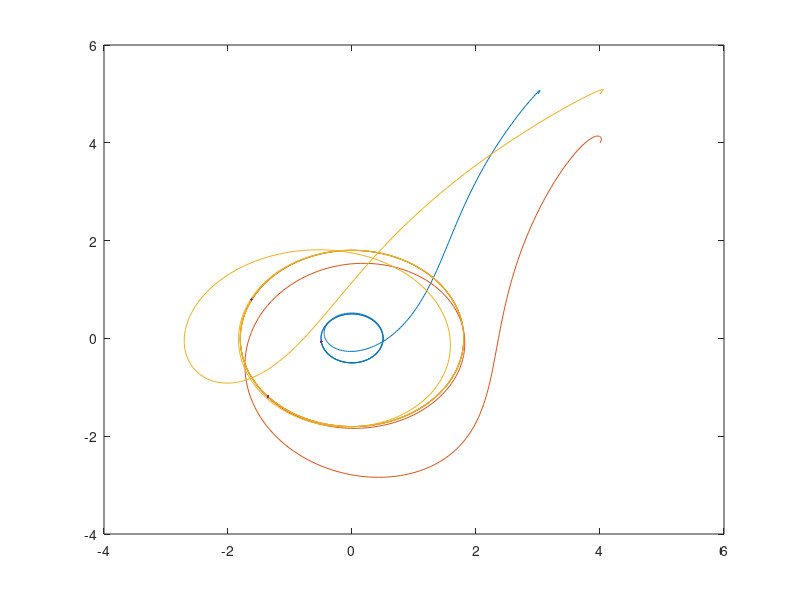
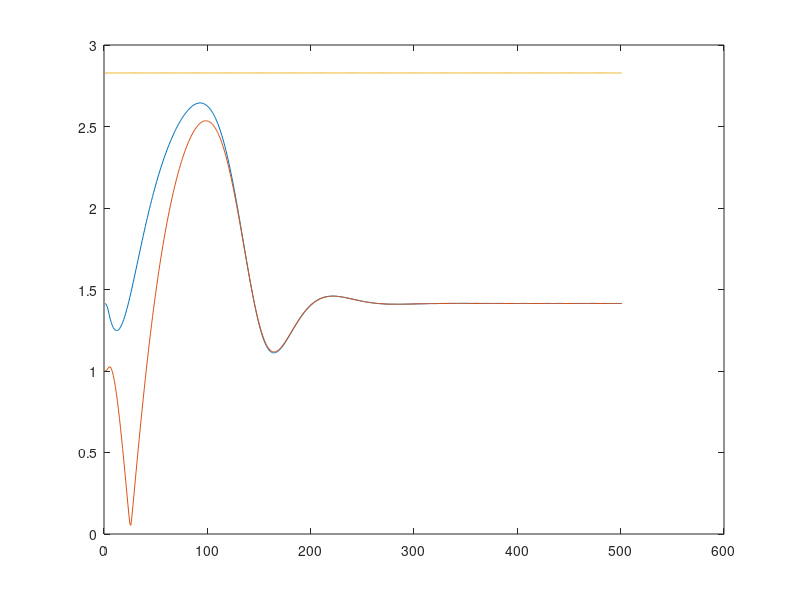

These charts were generated, in order, by the following MATLAB code:
function test_formation1()
close all

start1 = [ 3 ; 5 ; pi/3 ; 1 ];
start2 = [ 4 ; 4 ; pi/3 ; 1 ];
start3 = [ 4 ; 5 ; pi/3 ; 1 ];
%  start2 = [ rand()*20-10 ; rand()*20-10 ; rand(1)*2*pi ; rand() ];
%  start3 = [ rand()*20-10 ; rand()*20-10 ; rand(1)*2*pi ; rand() ];


[t,q] = ode45( @dyn, 0:0.05:25, [ start1 ; start2 ; start3 ] )
plot( q(:,[1 1+4 1+8]), q(:,[2 2+4 2+8]),'-' );


hold on
unicycles = plot( q(1,[1 1+4 1+8]), q(1,[2 2+4 2+8]),'.')

for i=1:length(t)
    set( unicycles, 'XData', q(i,[1 1+4 1+8]), 'YData', q(i,[2 2+4 2+8]) );
    pause(0.01);
end

figure(2)
hall = [];
for i=1:length(t)
	  [dq h] = dyn(t(i),q(i,:));
	  hall = [hall  h];
		dist1(i,1) = norm(q(i,5:6)-q(i,1:2));
		dist1(i,2) = norm(q(i,9:10)-q(i,1:2));
		dist1(i,3) = norm([2;2]); % reference level
end
plot(dist1)


function [dq h] = dyn(t,q)

% q - x1 y1 theta1 v1     x2 y2 theta2 v2 ...
%  u = [ a1 w1  a2 w2  a3 w3 ]

q1 = q(1:4);
q2 = q(5:8);
q3 = q(9:12);

xy = [ q1(1) ; q1(2) ; q2(1) ; q2(2) ; q3(1) ; q3(2) ];
dxy = [ q1(4)*cos(q1(3)) ; q1(4)*sin(q1(3)) ; q2(4)*cos(q2(3)) ; q2(4)*sin(q2(3)) ; q3(4)*cos(q3(3)) ; q3(4)*sin(q3(3)) ];

L = [ 1 0 0 0 0 0 ; 0 1 0 0 0 0 ; -1 0 1 0 0 0 ; 0 -1 0 1 0 0 ; -1 0 0 0 1 0 ; 0 -1 0 0 0 1 ];
invL = [ 1 0 0 0 0 0 ;      0     1     0     0     0     0 ;      1     0     1     0     0     0 ;      0     1     0     1     0     0;      1     0     0     0     1     0;      0     1     0     0     0     1 ];

A = [cos(q1(3)), -q1(4)*sin(q1(3)), 0, 0, 0, 0 ;...
     sin(q1(3)),  q1(4)*cos(q1(3)), 0, 0, 0, 0 ;...
     0, 0, cos(q2(3)), -q2(4)*sin(q2(3)), 0, 0 ;...
     0, 0, sin(q2(3)),  q2(4)*cos(q2(3)), 0, 0 ;...
     0, 0, 0, 0, cos(q3(3)), -q3(4)*sin(q3(3)) ;...
     0, 0, 0, 0, sin(q3(3)),  q3(4)*cos(q3(3)) ];

h = L*xy;

dh = L*dxy;

% reference trajectory
% xd = [ t ; sin(4*t)+rand(size(t))*4 ;...
% 	1 ; 1 ;...
% 	1 ; -1 ];

r01 = [2 ; 2];
r02 = [2 ; -2];

hat_w = [ 0 -1 ; 1 0 ]; % z-axis rotation
r1 = expm(hat_w * q1(3) )*r01;
r2 = expm(hat_w * q1(3) )*r02;

xd = [ sin(t) ; cos(t) ; ...
    r1 ;  ...
    r2 ];



% linear system
k1 = 1;
k2 = 2;
r = k1 * (xd - h) + k2* (-dh );


u = inv(A)*invL*r;
%  u = zeros(6,1);

uni1 = [ q1(4)*cos(q1(3)) ; q1(4)*sin(q1(3)) ; u(2) ; u(1) ];
uni2 = [ q2(4)*cos(q2(3)) ; q2(4)*sin(q2(3)) ; u(4) ; u(3) ];
uni3 = [ q3(4)*cos(q3(3)) ; q3(4)*sin(q3(3)) ; u(6) ; u(5) ];

dq = [ uni1 ; uni2 ; uni3 ];


% h = [h(1) ; h(2) ; inv(expm(hat_w * q1(3) ))*[h(3);h(4)] ; inv(expm(hat_w * q1(3) ))*[h(5);h(6)] ];